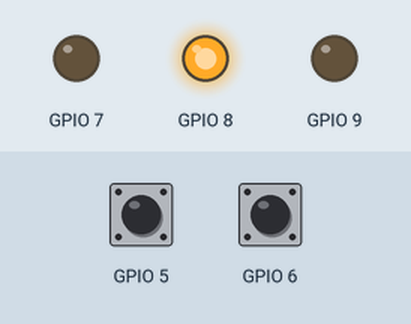
A program run on a simulated ESP32 board running MicroPython. On the bench: output pins drawn as LEDs (lit = HIGH). The inputs (shaded band) are chosen by the test bench; at power-on: GPIO 5 HIGH, GPIO 6 LOW. What the program prints to the serial console is not drawn.

Above: at 1.2 s.
1.3 s: GPIO 5 pulled LOW for 0.15 s
At 1.9 s:
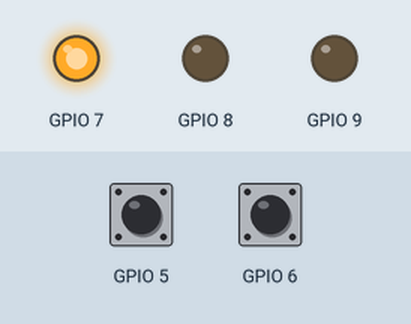
2.9 s: GPIO 6 pulled HIGH for 0.15 s
At 4.1 s:
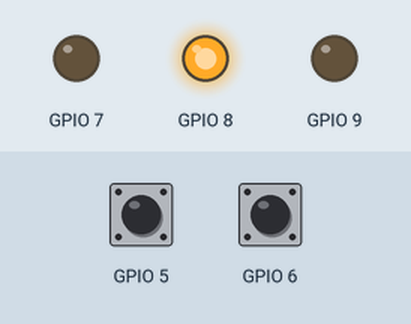
4.5 s: GPIO 5 pulled LOW for 1 s
At 5.5 s:
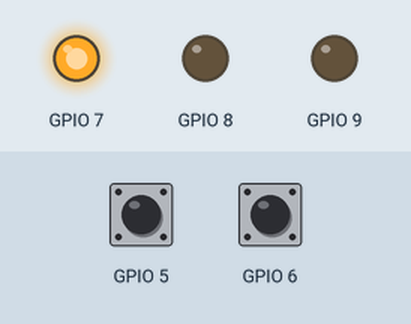
7.0 s: GPIO 6 pulled HIGH for 1 s
At 7.5 s:
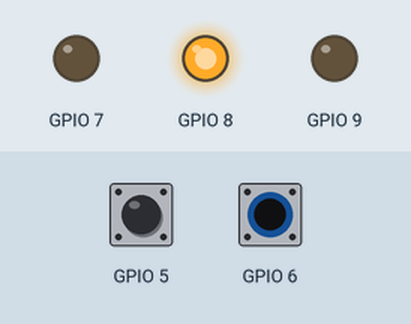
Timing chart, 0 to 10.0 s (numbered marks = the images above; inputs shaded):
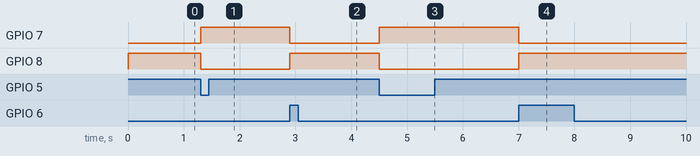

The program:

7_2_read_two_buttons_on_off_leds.py
```python
from machine import Pin
import time
import pinno

# 핀 번호 상수 설정
BUTTON_1_PIN = pinno.L3_IN
BUTTON_2_PIN = pinno.L4_IN
LED_1_PIN = pinno.L5_IN
LED_2_PIN = pinno.L6_IN

# 버튼이 눌린 값 설정
BUTTON_1_PRESSED_VALUE = 0  # 버튼_1 눌림
BUTTON_2_PRESSED_VALUE = 1  # 버튼_2 눌림

# LED의 ON/OFF 값 설정
LED_1_ON_VALUE = 1   # 전류 소싱 방식으로 연결된 LED_1 ON
LED_1_OFF_VALUE = not LED_1_ON_VALUE
LED_2_ON_VALUE = 0   # 전류 싱킹 방식으로 연결된 LED_2 ON
LED_2_OFF_VALUE = not LED_2_ON_VALUE

# 핀 설정: LED는 출력, 버튼은 입력(PULL_UP, PULL_DOWN)
led_1 = Pin(LED_1_PIN, Pin.OUT)
led_2 = Pin(LED_2_PIN, Pin.OUT)
button_1 = Pin(BUTTON_1_PIN, Pin.IN, Pin.PULL_UP)
button_2 = Pin(BUTTON_2_PIN, Pin.IN, Pin.PULL_DOWN)

# 초기 LED 상태 설정: OFF
led_1.value(LED_1_OFF_VALUE)
led_2.value(LED_2_OFF_VALUE)

# 시작 메시지 출력
print("버튼_1을 누르면 on(), 버튼_2를 누르면 off()")

# 버튼 상태 추적
prev_BUTTON_1_state = button_1.value()
prev_BUTTON_2_state = button_2.value()

while True:
    # 현재 버튼 상태 읽기
    current_BUTTON_1_state = button_1.value()
    current_BUTTON_2_state = button_2.value()

    # 버튼_1이 눌렸는지 확인
    if current_BUTTON_1_state == BUTTON_1_PRESSED_VALUE and prev_BUTTON_1_state != current_BUTTON_1_state:
        # LED1, LED2 켜기
        led_1.value(LED_1_ON_VALUE)
        led_2.value(LED_2_ON_VALUE)
        print("버튼_1 누름, 두 LED on")
        time.sleep_ms(20)  # 디바운스 시간

    # 버튼_2가 눌렸는지 확인
    if current_BUTTON_2_state == BUTTON_2_PRESSED_VALUE and prev_BUTTON_2_state != current_BUTTON_2_state:
        # LED1, LED2 끄기
        led_1.value(LED_1_OFF_VALUE)
        led_2.value(LED_2_OFF_VALUE)
        print("버튼_2 누름, 두 LED off")
        time.sleep_ms(20)  # 디바운스 시간

    # 상태 갱신
    prev_BUTTON_1_state = current_BUTTON_1_state
    prev_BUTTON_2_state = current_BUTTON_2_state

    # CPU 사용량 줄이기 위해 1ms 중지
    time.sleep_ms(1)
```

pinno.py
```python
# s3minipinno.py --> 개발보드 \lib\pinno.py

# 내장 핀
BUILTIN_RGB = 47
BUILTIN_BTN = 0

# 외부핀 사용
R1 = TX = 43
R2 = RX = 44
R3 = D1 = SCL = RELAY = 36
R4 = D2 = SDA = DS18B20 = WS2812B = 35
R5 = D3 = PIR = BTN = 18
R6 = D4 = DHT = DHT11 = DHT22 = 16

L2 = A0 = POTENTIOMETER = 2
L3 = D0 = BUTTON_1 = 4
L4 = D5 = SCK  = BUTTON_2 = 12
L5 = D6 = MISO = LED_1 = 13
L6 = D7 = MOSI = LED_2 = 11
L7 = D8 = CS   = BUZZER = 10

# 내부핀 사용
R1_IN = TX_IN = 33
R2_IN = RX_IN = 37
R3_IN = D1_IN = SDA_IN = RELAY_IN = 38
R4_IN = D2_IN = SCL_IN = DS18B20_IN = WS2812B_IN = 34
R5_IN = D3_IN = PIR_IN = BTN_IN = 21
R6_IN = D4_IN = DHT_IN = DHT11_IN = DHT22_IN = 17

L1_IN         = 1
L2_IN = A0_IN = POTENTIOMETER_IN = 3
L3_IN = D0_IN = BUTTON_1_IN = 5
L4_IN = D5_IN = BUTTON_2_IN = 6
L5_IN = D6_IN = LED_1_IN = 7
L6_IN = D7_IN = LED_2_IN = 8
L7_IN = D8_IN = BUZZER_IN = 9

from machine import Pin
import time

# 1. 부저 핀 객체 생성 (출력 모드)
buzzer = Pin(BUZZER_IN, Pin.OUT)

def buzz(on_time_ms: int, off_time_ms: int = 0):
    """
    부저를 켜고(on_time_ms) 끕니다(off_time_ms).
    off_time_ms를 생략하면 켜기만 합니다.
    """
    buzzer.value(1)               # 부저 on
    time.sleep_ms(on_time_ms)     # 지정된 시간(ms) 대기
    buzzer.value(0)               # 부저 off
    if off_time_ms > 0:
        time.sleep_ms(off_time_ms)

# 2. 메인 루프: 500ms 울리고 500ms 쉬기 반복
if __name__ == "__main__":
    while True:
        buzz(500, 500)
```

Measured:
- after the input at 1.3 s, GPIO 7: LOW → HIGH at once; GPIO 8: HIGH → LOW at once
- after the input at 2.9 s, GPIO 7: HIGH → LOW at once; GPIO 8: LOW → HIGH at once
- after the input at 4.5 s, GPIO 7: LOW → HIGH at once; GPIO 8: HIGH → LOW at once
- after the input at 7.0 s, GPIO 7: HIGH → LOW at once; GPIO 8: LOW → HIGH at once
